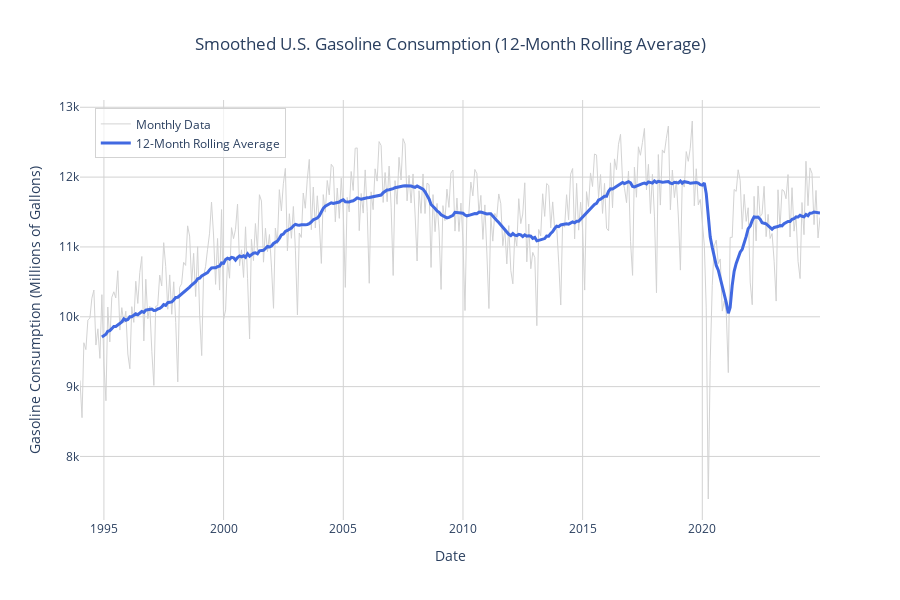

The notebook cell saved with this chart:
### Code cell
''' Create a smoothed line plot using a 12-month rolling average '''

# Create 12-month rolling average
consumption["Rolling_Avg"] = consumption["Gasoline_Consumption(Millions of Gallons)"].rolling(window=12).mean()

# Create interactive figure
fig = go.Figure()

# Monthly data (light gray)
fig.add_trace(go.Scatter(
    x=consumption["Date"],
    y=consumption["Gasoline_Consumption(Millions of Gallons)"],
    mode="lines",
    name="Monthly Data",
    line=dict(color="lightgray", width=1)
))

# 12-month rolling average (steel blue)
fig.add_trace(go.Scatter(
    x=consumption["Date"],
    y=consumption["Rolling_Avg"],
    mode="lines",
    name="12-Month Rolling Average",
    line=dict(color=colors["consumption"], width=3)
))

# Layout customization
fig.update_layout(
    title="Smoothed U.S. Gasoline Consumption (12-Month Rolling Average)",
    xaxis_title="Date",
    yaxis_title="Gasoline Consumption (Millions of Gallons)",
    template="plotly_white",
    legend=dict(
        x=0.02, y=0.98,
        bgcolor="rgba(255,255,255,0.7)",
        bordercolor="lightgray",
        borderwidth=1
    ),
    xaxis=dict(showgrid=True, gridcolor="lightgray"),
    yaxis=dict(showgrid=True, gridcolor="lightgray"),
    title_x=0.5,
    hovermode="x unified",
    height=600
)

fig.show()

### Figure 1 — Plotly figure (JSON) as saved in the notebook; plotly's stock layout.template omitted (floating-point values rounded to 4 significant figures; data arrays with more than 128 entries replaced by an {"elided": "..."} marker saying what was removed)
{"data": [{"line": {"color": "lightgray", "width": 1}, "mode": "lines", "name": "Monthly Data", "type": "scatter", "x": {"elided": "372 str values"}, "y": {"elided": "372 float values"}}, {"line": {"color": "royalblue", "width": 3}, "mode": "lines", "name": "12-Month Rolling Average", "type": "scatter", "x": {"elided": "372 str values"}, "y": {"elided": "372 float values"}}], "layout": {"height": 600, "hovermode": "x unified", "legend": {"bgcolor": "rgba(255,255,255,0.7)", "bordercolor": "lightgray", "borderwidth": 1, "x": 0.02, "y": 0.98}, "title": {"text": "Smoothed U.S. Gasoline Consumption (12-Month Rolling Average)", "x": 0.5}, "xaxis": {"gridcolor": "lightgray", "showgrid": true, "title": {"text": "Date"}}, "yaxis": {"gridcolor": "lightgray", "showgrid": true, "title": {"text": "Gasoline Consumption (Millions of Gallons)"}}}}
